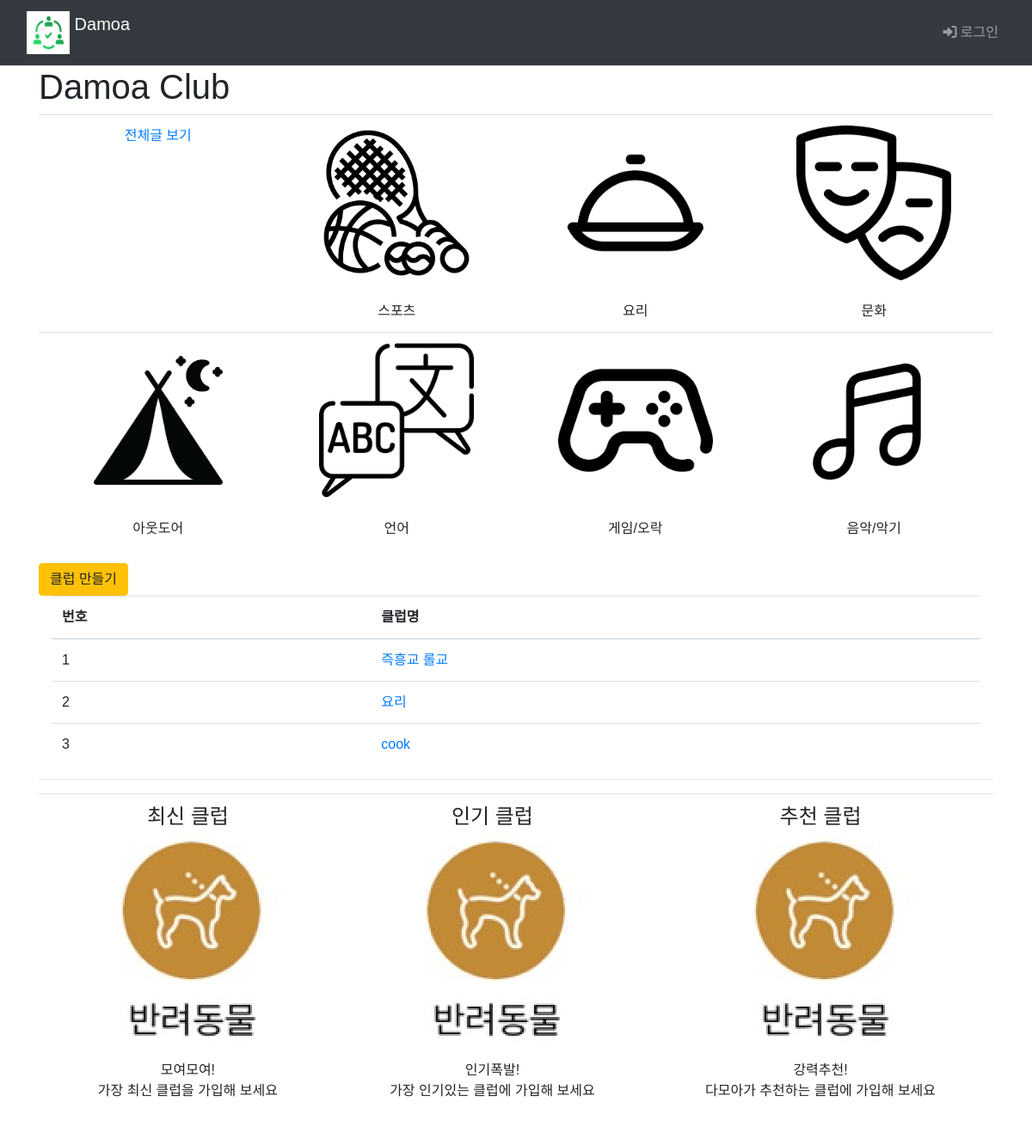
Before: /main/ with the older database file.
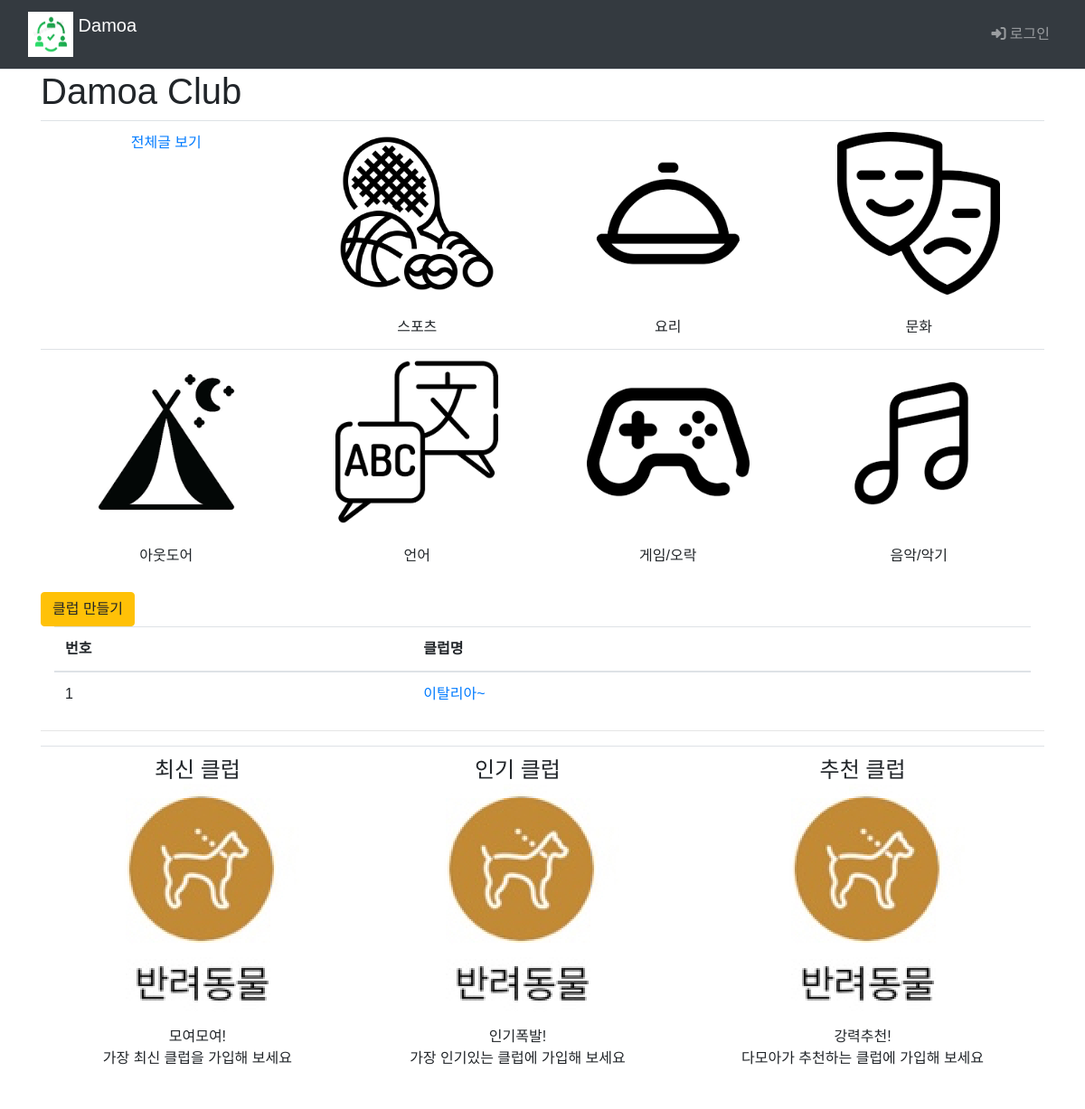
After: the same page with the newer database file.
### main/models.py (models this page shows, shortened)
class Club(models.Model):
    class category(models.TextChoices):
        from django.utils.translation import gettext_lazy as _
        COOK = 'CK', _('Cook')
        CULTURE = 'CT', _('Culture')
        GAME = 'GA', _('Game')
        LANGUAGE = 'LA', _('Language')
        MUSIC = 'MU', _('Music')
        OUTDOOR = 'OD', _('Outdoor')
        SPORTS = 'SP', _('Sports')
    category = models.CharField(
        max_length=10,
        choices = category.choices,
        null=True
    )
    name=models.TextField('클럽이름')

### main/views.py (the view)
# urls.py: path("", include('main.urls')),  # / 페이지에 해당하는 urlpatterns
def main(request):
    club_list=Club.objects.order_by('-id')
    context={'club_list':club_list}
    return render(request, 'main/main.html', context)

### templates/main/main.html (shortened to what this page needs)
{% extends 'base.html' %}
{% load static %}
{% block content %}
  <div class="container">
    <h1>Damoa Club</h1>
    <table class="table">
      <tbody style="text-align: center;">
          <tr>
            <td>
              <a class="club-link" href="{% url 'main:board_list'%}">전체글 보기</a>
            </td>
          <td>
            <a href="#" style="display: block;">
              <img src="{% static 'img/gallery/sports.png' %}" style="width: 180px; height: auto;">
            </a>
            <br>스포츠
          </td>
          <td>
            <a href="#" style="display: block;">
              <img class="club" src="{% static 'img/gallery/cook.png' %}" style="width: 180px; height: auto;">
            </a>
            <br>요리
          </td>
          <td>
            <a href="#" style="display: block;">
              <img class="club" src="{% static 'img/gallery/culture.png' %}" style="width: 180px; height: auto;">
            </a>
            <br>문화
          </td>
        </tr>
        <tr>
          <td>
            <a href="#" style="display: block;">
              <img class="club" src="{% static 'img/gallery/outdoor.png' %}" style="width: 180px; height: auto;">
            </a>
            <br>아웃도어
          </td>
          <td>
            <a href="#" style="display: block;">
              <img class="club" src="{% static 'img/gallery/language.png' %}" style="width: 180px; height: auto;">
            </a>
            <br>언어
          </td>
          <td>
            <a href="#" style="display: block;">
              <img class="club" src="{% static 'img/gallery/game.png' %}" style="width: 180px; height: auto;">
            </a>
            <br>게임/오락
          </td>
          <td>
            <a href="#" style="display: block;">
              <img class="club" src="{% static 'img/gallery/music.png' %}" style="width: 180px; height: auto;">
            </a>
            <br>음악/악기
          </td>
        </tr>
      </tbody>
    </table>
    <div>
      <a href="{%url 'main:club_create' %}" class="btn btn-warning">클럽 만들기</a>
      <div class="container">
        <table class="table">
          <thead>
            <tr class="thead-blue">
              <th>번호</th>
              <th>클럽명</th>
            </tr>
          </thead>
          <tbody>
            {% if club_list %}
              {%for club in club_list%}
                <tr>
                  <td>{{forloop.counter}}</td>
                  <td>
                    <a href="#">{{club.name}}</a>
                  </td>
                </tr>
                {%endfor%}
                {%else%}
                <tr>
                  게시글이 없습니다.
                </tr>
                {%endif%}
              </tbody>
            </table>
          </div>
        </div>
              <hr style="color: black; size: 3px;">
            <table class="table" style="text-align: center;">
              <td>
                  <div>
                    <div class="icon-box">
                      <h4>최신 클럽<br>
                  <a href="" style="display: block;">
                    <img src="{% static 'img/pet.png' %}"></a>
                </h4>
                      <p>모여모여!<br>가장 최신 클럽을 가입해 보세요</p>
                    </div>
                  </div>
              </td>
              <td>
                  <div>
                    <div class="icon-box">
                      <h4>인기 클럽<br>
                  <a href="" style="display: block;">
                    <img src="{% static 'img/pet.png' %}"></a>
                </h4>
                      <p>인기폭발!<br>가장 인기있는 클럽에 가입해 보세요</p>
                    </div>
                  </div>
              </td>
              <td>
                  <div>
                    <div class="icon-box">
                      <h4>추천 클럽<br>
                  <a href="" style="display: block;">
                    <img src="{% static 'img/pet.png' %}"></a>
                </h4>
                      <p>강력추천!<br>다모아가 추천하는 클럽에 가입해 보세요</p>
                    </div>
                  </div>
              </td>
            </table>
            {% endblock %}

Changed rows visible on the page:
removed Club: name "즉흥교 롤교"
removed Club: name "요리"
changed Club: name "cook" → "이탈리아~"
